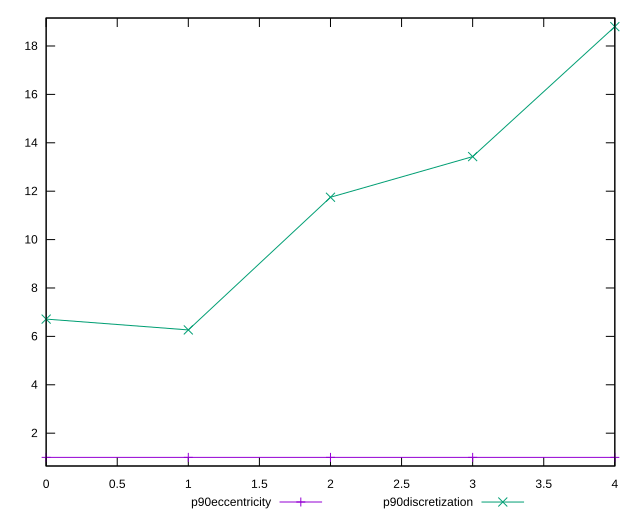

This chart was generated by the following gnuplot code:
reset

$p90Eccentricity <<EOF
0 1
1 1
2 0.9999999999999996
3 0.9999999999999982
4 1.0000000000000016
EOF

$p90Discretization <<EOF
0 6.714285714285714
1 6.266666666666667
2 11.75
3 13.428571428571429
4 18.8
EOF

set key outside below
set xrange [0:4]
set yrange [0.6439999999999981:19.156000000000002]
set trange [0.6439999999999981:19.156000000000002]
set terminal svg size 640, 520 enhanced background rgb 'white'
set output "report_00017_2021-02-10T15-08-03.406Z/meta/score/progression/eccentricity.svg"

plot $p90Eccentricity title "p90eccentricity" with linespoints, \
     $p90Discretization title "p90discretization" with linespoints

reset
